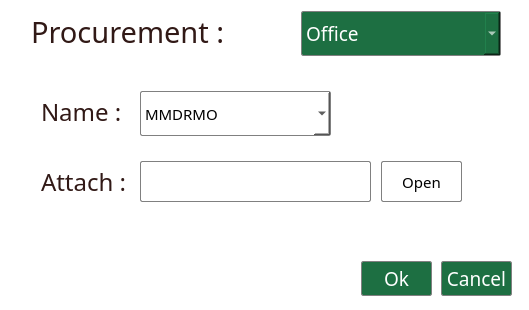
<?xml version="1.0" encoding="UTF-8"?>
<ui version="4.0">
 <class>Dialog</class>
 <widget class="QDialog" name="Dialog">
  <property name="geometry">
   <rect>
    <x>0</x>
    <y>0</y>
    <width>529</width>
    <height>310</height>
   </rect>
  </property>
  <property name="minimumSize">
   <size>
    <width>529</width>
    <height>310</height>
   </size>
  </property>
  <property name="maximumSize">
   <size>
    <width>529</width>
    <height>310</height>
   </size>
  </property>
  <property name="windowTitle">
   <string>Dialog</string>
  </property>
  <property name="styleSheet">
   <string notr="true">background-color: rgb(255, 255, 255);</string>
  </property>
  <layout class="QVBoxLayout" name="verticalLayout">
   <item>
    <widget class="QWidget" name="widget" native="true">
     <widget class="QComboBox" name="department_name">
      <property name="geometry">
       <rect>
        <x>129</x>
        <y>80</y>
        <width>191</width>
        <height>45</height>
       </rect>
      </property>
      <property name="minimumSize">
       <size>
        <width>100</width>
        <height>45</height>
       </size>
      </property>
      <property name="maximumSize">
       <size>
        <width>200</width>
        <height>45</height>
       </size>
      </property>
      <property name="font">
       <font>
        <family>Segoe UI Light</family>
        <pointsize>11</pointsize>
        <weight>3</weight>
        <italic>false</italic>
        <bold>false</bold>
       </font>
      </property>
      <property name="styleSheet">
       <string notr="true">
border : 1 solid gray;
border-radius:  2;
font: 25 11pt &quot;Segoe UI Light&quot;;</string>
      </property>
      <item>
       <property name="text">
        <string>MMDRMO</string>
       </property>
      </item>
      <item>
       <property name="text">
        <string>SB</string>
       </property>
      </item>
     </widget>
     <widget class="QComboBox" name="department_type">
      <property name="geometry">
       <rect>
        <x>290</x>
        <y>0</y>
        <width>200</width>
        <height>45</height>
       </rect>
      </property>
      <property name="minimumSize">
       <size>
        <width>100</width>
        <height>45</height>
       </size>
      </property>
      <property name="maximumSize">
       <size>
        <width>200</width>
        <height>45</height>
       </size>
      </property>
      <property name="font">
       <font>
        <family>Segoe UI Light</family>
        <pointsize>14</pointsize>
       </font>
      </property>
      <property name="styleSheet">
       <string notr="true">background-color: rgb(29, 111, 66);
color: rgb(255, 255, 255);
border : 1 solid gray;
border-radius:  2</string>
      </property>
      <item>
       <property name="text">
        <string>Office</string>
       </property>
      </item>
      <item>
       <property name="text">
        <string>Hospital</string>
       </property>
      </item>
      <item>
       <property name="text">
        <string>Others</string>
       </property>
      </item>
     </widget>
     <widget class="QLabel" name="label_3">
      <property name="geometry">
       <rect>
        <x>30</x>
        <y>80</y>
        <width>91</width>
        <height>42</height>
       </rect>
      </property>
      <property name="font">
       <font>
        <family>Segoe UI Light</family>
        <pointsize>18</pointsize>
       </font>
      </property>
      <property name="styleSheet">
       <string notr="true">color: rgb(49, 25, 22);</string>
      </property>
      <property name="text">
       <string>Name : </string>
      </property>
      <property name="alignment">
       <set>Qt::AlignLeading|Qt::AlignLeft|Qt::AlignVCenter</set>
      </property>
     </widget>
     <widget class="QLabel" name="label_4">
      <property name="geometry">
       <rect>
        <x>20</x>
        <y>0</y>
        <width>241</width>
        <height>42</height>
       </rect>
      </property>
      <property name="font">
       <font>
        <family>Segoe UI Light</family>
        <pointsize>22</pointsize>
       </font>
      </property>
      <property name="styleSheet">
       <string notr="true">color: rgb(49, 25, 22);</string>
      </property>
      <property name="text">
       <string>Procurement : </string>
      </property>
      <property name="alignment">
       <set>Qt::AlignLeading|Qt::AlignLeft|Qt::AlignVCenter</set>
      </property>
     </widget>
     <widget class="QLabel" name="label_5">
      <property name="geometry">
       <rect>
        <x>30</x>
        <y>150</y>
        <width>91</width>
        <height>42</height>
       </rect>
      </property>
      <property name="font">
       <font>
        <family>Segoe UI Light</family>
        <pointsize>18</pointsize>
       </font>
      </property>
      <property name="styleSheet">
       <string notr="true">color: rgb(49, 25, 22);</string>
      </property>
      <property name="text">
       <string>Attach : </string>
      </property>
      <property name="alignment">
       <set>Qt::AlignLeading|Qt::AlignLeft|Qt::AlignVCenter</set>
      </property>
     </widget>
     <widget class="QPushButton" name="open_button">
      <property name="geometry">
       <rect>
        <x>370</x>
        <y>150</y>
        <width>81</width>
        <height>41</height>
       </rect>
      </property>
      <property name="font">
       <font>
        <family>Segoe UI Light</family>
        <pointsize>11</pointsize>
        <weight>3</weight>
        <italic>false</italic>
        <bold>false</bold>
       </font>
      </property>
      <property name="styleSheet">
       <string notr="true">
border : 1 solid gray;
border-radius:  2;
font: 25 11pt &quot;Segoe UI Light&quot;;</string>
      </property>
      <property name="text">
       <string>Open</string>
      </property>
      <property name="flat">
       <bool>false</bool>
      </property>
     </widget>
     <widget class="QLineEdit" name="attached_file">
      <property name="geometry">
       <rect>
        <x>129</x>
        <y>150</y>
        <width>231</width>
        <height>41</height>
       </rect>
      </property>
      <property name="maximumSize">
       <size>
        <width>250</width>
        <height>45</height>
       </size>
      </property>
      <property name="font">
       <font>
        <family>Segoe UI Light</family>
        <pointsize>11</pointsize>
        <weight>3</weight>
        <italic>false</italic>
        <bold>false</bold>
       </font>
      </property>
      <property name="styleSheet">
       <string notr="true">
border : 1 solid gray;
border-radius:  2;
font: 25 11pt &quot;Segoe UI Light&quot;;</string>
      </property>
      <property name="alignment">
       <set>Qt::AlignCenter</set>
      </property>
      <property name="readOnly">
       <bool>true</bool>
      </property>
      <property name="placeholderText">
       <string/>
      </property>
     </widget>
     <widget class="QPushButton" name="ok_button">
      <property name="geometry">
       <rect>
        <x>350</x>
        <y>250</y>
        <width>71</width>
        <height>35</height>
       </rect>
      </property>
      <property name="minimumSize">
       <size>
        <width>71</width>
        <height>35</height>
       </size>
      </property>
      <property name="maximumSize">
       <size>
        <width>71</width>
        <height>35</height>
       </size>
      </property>
      <property name="font">
       <font>
        <family>Segoe UI Light</family>
        <pointsize>14</pointsize>
        <weight>50</weight>
        <italic>false</italic>
        <bold>false</bold>
       </font>
      </property>
      <property name="styleSheet">
       <string notr="true">background-color: rgb(29, 111, 66);
color: rgb(255, 255, 255);
border : 1 solid gray;
border-radius:  2</string>
      </property>
      <property name="text">
       <string>Ok</string>
      </property>
      <property name="flat">
       <bool>false</bool>
      </property>
     </widget>
     <widget class="QPushButton" name="cancel_button">
      <property name="geometry">
       <rect>
        <x>430</x>
        <y>250</y>
        <width>71</width>
        <height>35</height>
       </rect>
      </property>
      <property name="minimumSize">
       <size>
        <width>71</width>
        <height>35</height>
       </size>
      </property>
      <property name="maximumSize">
       <size>
        <width>71</width>
        <height>35</height>
       </size>
      </property>
      <property name="font">
       <font>
        <family>Segoe UI Light</family>
        <pointsize>14</pointsize>
        <weight>50</weight>
        <italic>false</italic>
        <bold>false</bold>
       </font>
      </property>
      <property name="styleSheet">
       <string notr="true">background-color: rgb(29, 111, 66);
color: rgb(255, 255, 255);
border : 1 solid gray;
border-radius:  2</string>
      </property>
      <property name="text">
       <string>Cancel</string>
      </property>
      <property name="flat">
       <bool>false</bool>
      </property>
     </widget>
    </widget>
   </item>
  </layout>
 </widget>
 <resources/>
 <connections/>
</ui>
